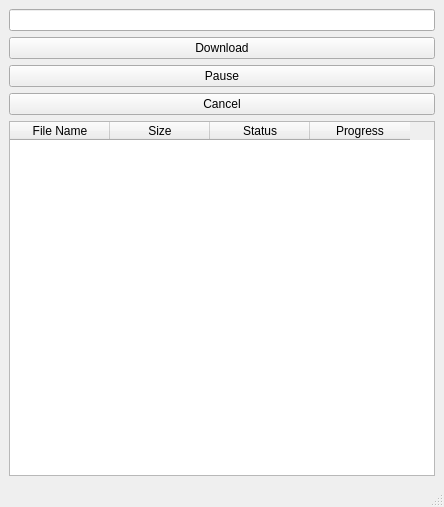
<?xml version="1.0" encoding="UTF-8"?>
<ui version="4.0">
 <class>MainWindow</class>
 <widget class="QMainWindow" name="MainWindow">
  <property name="geometry">
   <rect>
    <x>0</x>
    <y>0</y>
    <width>444</width>
    <height>507</height>
   </rect>
  </property>
  <property name="windowTitle">
   <string>MainWindow</string>
  </property>
  <widget class="QWidget" name="centralwidget">
   <layout class="QVBoxLayout" name="verticalLayout">
    <item>
     <widget class="QLineEdit" name="url_input"/>
    </item>
    <item>
     <widget class="QPushButton" name="btn_start">
      <property name="text">
       <string>Download</string>
      </property>
     </widget>
    </item>
    <item>
     <widget class="QPushButton" name="btn_pause">
      <property name="text">
       <string>Pause</string>
      </property>
     </widget>
    </item>
    <item>
     <widget class="QPushButton" name="btn_cancel">
      <property name="text">
       <string>Cancel</string>
      </property>
     </widget>
    </item>
    <item>
     <widget class="QTableWidget" name="table_queue">
      <column>
       <property name="text">
        <string>File Name</string>
       </property>
      </column>
      <column>
       <property name="text">
        <string>Size</string>
       </property>
      </column>
      <column>
       <property name="text">
        <string>Status</string>
       </property>
      </column>
      <column>
       <property name="text">
        <string>Progress</string>
       </property>
      </column>
     </widget>
    </item>
   </layout>
  </widget>
  <widget class="QMenuBar" name="menubar">
   <property name="geometry">
    <rect>
     <x>0</x>
     <y>0</y>
     <width>444</width>
     <height>21</height>
    </rect>
   </property>
  </widget>
  <widget class="QStatusBar" name="statusbar"/>
 </widget>
 <resources/>
 <connections/>
</ui>
